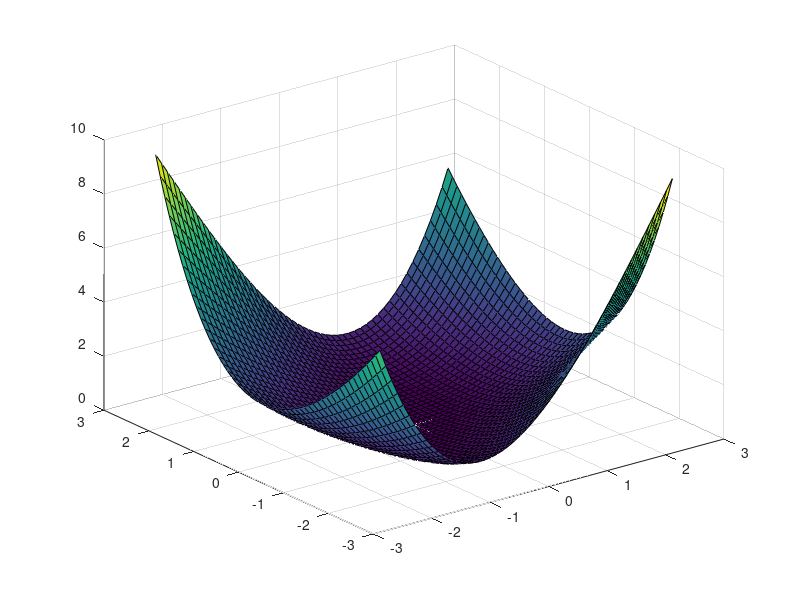
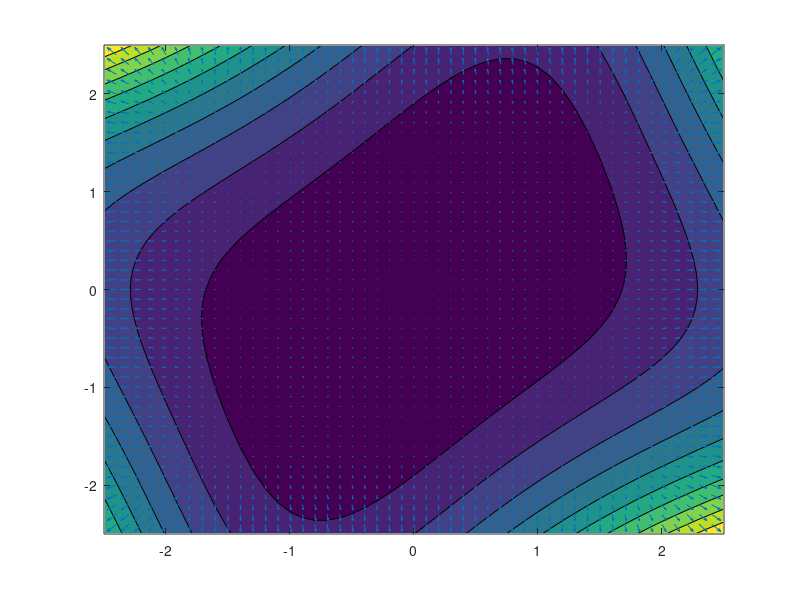

These figures' MATLAB source, in order:
bound=2.5;
delta=.1;

x=-bound:delta:bound;
y=x;
[x1,x2]=meshgrid(x,y);
xdot1=-2*x1+x1.^3;
xdot2=-2.*x2+x2.^3;
V=(0.00085577)+(-6.2081e-14).*x1+(0.28001).*x1.^2+(2.6602e-14).*x1.^3+(0.0098348).*x1.^4+(8.2393e-14).*x2+(0.18945).*x2.^2+(-2.1898e-14).*x2.^3+(0.013964).*x2.^4+(-0.35727).*x2.*x1+(-7.0482e-14).*x2.*x1.^2+(0.068126).*x2.*x1.^3+(5.5826e-14).*x2.^2.*x1+(0.10163).*x2.^2.*x1.^2+(-0.054716).*x2.^3.*x1 
figure(1)
surf(x1,x2,V);
figure(2)
contourf(x1,x2,V);hold on;
hold on


quiver(x1,x2,xdot1,xdot2);
% cleanVdot=(0.35727)*x1^2+(-0.068126)*x1^4+(0.021633)*x2^2+(0.0011409)*x2^4+(-0.17614)*x2*x1+(0.26147)*x2*x1^3+(-0.068126)*x2*x1^5+(0.19289)*x2^2*x1^2+(-0.20326)*x2^2*x1^4+(-0.016744)*x2^3*x1+(0.16415)*x2^3*x1^3+(-0.055857)*x2^4*x1^2;
